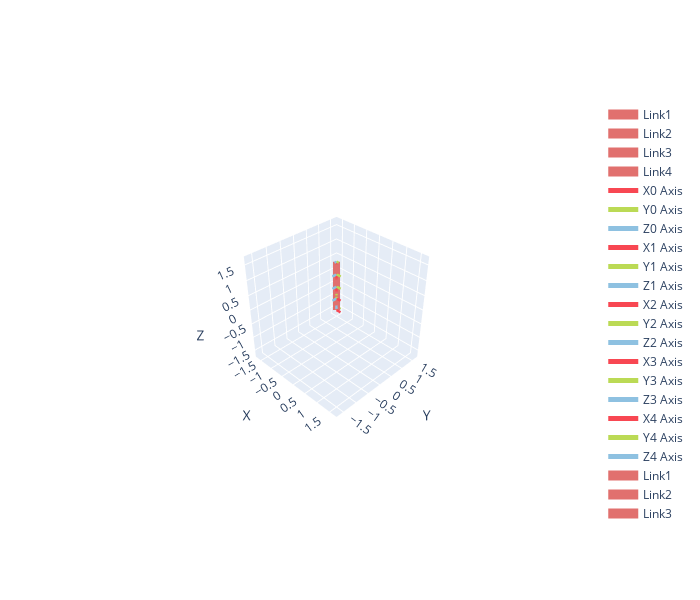

Notebook source saved alongside this figure:
### Code cell
robot = rsb.models.DH.Generic.GenericFour()
robot.plotly(robot.qr, isShow=False)

### Figure 1 — Plotly figure (JSON) as saved in the notebook; plotly's stock layout.template omitted (floating-point values rounded to 4 significant figures)
{"data": [{"line": {"color": "#E1706E", "width": 14}, "mode": "lines", "name": "Link1", "type": "scatter3d", "x": [0.0, 0.0], "y": [0.0, 0.0], "z": [0.0, 0.4]}, {"line": {"color": "#E1706E", "width": 14}, "mode": "lines", "name": "Link2", "type": "scatter3d", "x": [0.0, -2.449e-17], "y": [0.0, 2.449e-17], "z": [0.4, 0.8]}, {"line": {"color": "#E1706E", "width": 14}, "mode": "lines", "name": "Link3", "type": "scatter3d", "x": [-2.449e-17, -4.899e-17], "y": [2.449e-17, 4.899e-17], "z": [0.8, 1.2]}, {"line": {"color": "#E1706E", "width": 14}, "mode": "lines", "name": "Link4", "type": "scatter3d", "x": [-4.899e-17, -7.348e-17], "y": [4.899e-17, 7.348e-17], "z": [1.2, 1.6]}, {"line": {"color": "#F84752", "width": 5}, "mode": "lines", "name": "X0 Axis", "type": "scatter3d", "x": [0, 0.16], "y": [0, 0], "z": [0, 0]}, {"cmax": 1, "cmin": 0, "colorscale": [[0, "#F84752"], [1, "#F84752"]], "showscale": false, "sizemode": "absolute", "sizeref": 0.016, "type": "cone", "u": [1], "v": [0], "w": [0], "x": [0.16], "y": [0], "z": [0]}, {"line": {"color": "#BBDA55", "width": 5}, "mode": "lines", "name": "Y0 Axis", "type": "scatter3d", "x": [0, 0], "y": [0, 0.16], "z": [0, 0]}, {"cmax": 1, "cmin": 0, "colorscale": [[0, "#BBDA55"], [1, "#BBDA55"]], "showscale": false, "sizemode": "absolute", "sizeref": 0.016, "type": "cone", "u": [0], "v": [1], "w": [0], "x": [0], "y": [0.16], "z": [0]}, {"line": {"color": "#8EC1E1", "width": 5}, "mode": "lines", "name": "Z0 Axis", "type": "scatter3d", "x": [0, 0], "y": [0, 0], "z": [0, 0.16]}, {"cmax": 1, "cmin": 0, "colorscale": [[0, "#8EC1E1"], [1, "#8EC1E1"]], "showscale": false, "sizemode": "absolute", "sizeref": 0.016, "type": "cone", "u": [0], "v": [0], "w": [1], "x": [0], "y": [0], "z": [0.16]}, {"line": {"color": "#F84752", "width": 5}, "mode": "lines", "name": "X1 Axis", "type": "scatter3d", "x": [0, 0.16], "y": [0, 0], "z": [0.4, 0.4]}, {"cmax": 1, "cmin": 0, "colorscale": [[0, "#F84752"], [1, "#F84752"]], "showscale": false, "sizemode": "absolute", "sizeref": 0.016, "type": "cone", "u": [1], "v": [0], "w": [0], "x": [0.16], "y": [0], "z": [0.4]}, {"line": {"color": "#BBDA55", "width": 5}, "mode": "lines", "name": "Y1 Axis", "type": "scatter3d", "x": [0, 0], "y": [0, 9.797e-18], "z": [0.4, 0.56]}, {"cmax": 1, "cmin": 0, "colorscale": [[0, "#BBDA55"], [1, "#BBDA55"]], "showscale": false, "sizemode": "absolute", "sizeref": 0.016, "type": "cone", "u": [0], "v": [6.123e-17], "w": [1], "x": [0], "y": [9.797e-18], "z": [0.56]}, {"line": {"color": "#8EC1E1", "width": 5}, "mode": "lines", "name": "Z1 Axis", "type": "scatter3d", "x": [0, 0], "y": [0, -0.16], "z": [0.4, 0.4]}, {"cmax": 1, "cmin": 0, "colorscale": [[0, "#8EC1E1"], [1, "#8EC1E1"]], "showscale": false, "sizemode": "absolute", "sizeref": 0.016, "type": "cone", "u": [0], "v": [-1], "w": [6.123e-17], "x": [0], "y": [-0.16], "z": [0.4]}, {"line": {"color": "#F84752", "width": 5}, "mode": "lines", "name": "X2 Axis", "type": "scatter3d", "x": [-2.449e-17, -1.47e-17], "y": [2.449e-17, 1.47e-17], "z": [0.8, 0.64]}, {"cmax": 1, "cmin": 0, "colorscale": [[0, "#F84752"], [1, "#F84752"]], "showscale": false, "sizemode": "absolute", "sizeref": 0.016, "type": "cone", "u": [6.123e-17], "v": [-6.123e-17], "w": [-1], "x": [-1.47e-17], "y": [1.47e-17], "z": [0.64]}, {"line": {"color": "#BBDA55", "width": 5}, "mode": "lines", "name": "Y2 Axis", "type": "scatter3d", "x": [-2.449e-17, 0.16], "y": [2.449e-17, 2.449e-17], "z": [0.8, 0.8]}, {"cmax": 1, "cmin": 0, "colorscale": [[0, "#BBDA55"], [1, "#BBDA55"]], "showscale": false, "sizemode": "absolute", "sizeref": 0.016, "type": "cone", "u": [1], "v": [3.749e-33], "w": [6.123e-17], "x": [0.16], "y": [2.449e-17], "z": [0.8]}, {"line": {"color": "#8EC1E1", "width": 5}, "mode": "lines", "name": "Z2 Axis", "type": "scatter3d", "x": [-2.449e-17, -2.449e-17], "y": [2.449e-17, -0.16], "z": [0.8, 0.8]}, {"cmax": 1, "cmin": 0, "colorscale": [[0, "#8EC1E1"], [1, "#8EC1E1"]], "showscale": false, "sizemode": "absolute", "sizeref": 0.016, "type": "cone", "u": [0], "v": [-1], "w": [6.123e-17], "x": [-2.449e-17], "y": [-0.16], "z": [0.8]}, {"line": {"color": "#F84752", "width": 5}, "mode": "lines", "name": "X3 Axis", "type": "scatter3d", "x": [-4.899e-17, -3.919e-17], "y": [4.899e-17, 3.919e-17], "z": [1.2, 1.04]}, {"cmax": 1, "cmin": 0, "colorscale": [[0, "#F84752"], [1, "#F84752"]], "showscale": false, "sizemode": "absolute", "sizeref": 0.016, "type": "cone", "u": [6.123e-17], "v": [-6.123e-17], "w": [-1], "x": [-3.919e-17], "y": [3.919e-17], "z": [1.04]}, {"line": {"color": "#BBDA55", "width": 5}, "mode": "lines", "name": "Y3 Axis", "type": "scatter3d", "x": [-4.899e-17, 0.16], "y": [4.899e-17, 4.899e-17], "z": [1.2, 1.2]}, {"cmax": 1, "cmin": 0, "colorscale": [[0, "#BBDA55"], [1, "#BBDA55"]], "showscale": false, "sizemode": "absolute", "sizeref": 0.016, "type": "cone", "u": [1], "v": [3.749e-33], "w": [6.123e-17], "x": [0.16], "y": [4.899e-17], "z": [1.2]}, {"line": {"color": "#8EC1E1", "width": 5}, "mode": "lines", "name": "Z3 Axis", "type": "scatter3d", "x": [-4.899e-17, -4.899e-17], "y": [4.899e-17, -0.16], "z": [1.2, 1.2]}, {"cmax": 1, "cmin": 0, "colorscale": [[0, "#8EC1E1"], [1, "#8EC1E1"]], "showscale": false, "sizemode": "absolute", "sizeref": 0.016, "type": "cone", "u": [0], "v": [-1], "w": [6.123e-17], "x": [-4.899e-17], "y": [-0.16], "z": [1.2]}, {"line": {"color": "#F84752", "width": 5}, "mode": "lines", "name": "X4 Axis", "type": "scatter3d", "x": [-7.348e-17, -6.858e-17], "y": [7.348e-17, 6.858e-17], "z": [1.6, 1.52]}, {"cmax": 1, "cmin": 0, "colorscale": [[0, "#F84752"], [1, "#F84752"]], "showscale": false, "sizemode": "absolute", "sizeref": 0.008, "type": "cone", "u": [6.123e-17], "v": [-6.123e-17], "w": [-1], "x": [-6.858e-17], "y": [6.858e-17], "z": [1.52]}, {"line": {"color": "#BBDA55", "width": 5}, "mode": "lines", "name": "Y4 Axis", "type": "scatter3d", "x": [-7.348e-17, 0.08], "y": [7.348e-17, 7.348e-17], "z": [1.6, 1.6]}, {"cmax": 1, "cmin": 0, "colorscale": [[0, "#BBDA55"], [1, "#BBDA55"]], "showscale": false, "sizemode": "absolute", "sizeref": 0.008, "type": "cone", "u": [1], "v": [3.749e-33], "w": [6.123e-17], "x": [0.08], "y": [7.348e-17], "z": [1.6]}, {"line": {"color": "#8EC1E1", "width": 5}, "mode": "lines", "name": "Z4 Axis", "type": "scatter3d", "x": [-7.348e-17, -7.348e-17], "y": [7.348e-17, -0.08], "z": [1.6, 1.6]}, {"cmax": 1, "cmin": 0, "colorscale": [[0, "#8EC1E1"], [1, "#8EC1E1"]], "showscale": false, "sizemode": "absolute", "sizeref": 0.008, "type": "cone", "u": [0], "v": [-1], "w": [6.123e-17], "x": [-7.348e-17], "y": [-0.08], "z": [1.6]}, {"line": {"color": "#E1706E", "width": 14}, "mode": "lines", "name": "Link1", "type": "scatter3d", "x": [0.0, 0.0], "y": [0.0, 0.0], "z": [0.0, 0.4]}, {"line": {"color": "#E1706E", "width": 14}, "mode": "lines", "name": "Link2", "type": "scatter3d", "x": [0.0, -2.449e-17], "y": [0.0, 2.449e-17], "z": [0.4, 0.8]}, {"line": {"color": "#E1706E", "width": 14}, "mode": "lines", "name": "Link3", "type": "scatter3d", "x": [-2.449e-17, -4.899e-17], "y": [2.449e-17, 4.899e-17], "z": [0.8, 1.2]}, {"line": {"color": "#E1706E", "width": 14}, "mode": "lines", "name": "Link4", "type": "scatter3d", "x": [-4.899e-17, -7.348e-17], "y": [4.899e-17, 7.348e-17], "z": [1.2, 1.6]}, {"line": {"color": "#F84752", "width": 5}, "mode": "lines", "name": "X0 Axis", "type": "scatter3d", "x": [0, 0.16], "y": [0, 0], "z": [0, 0]}, {"cmax": 1, "cmin": 0, "colorscale": [[0, "#F84752"], [1, "#F84752"]], "showscale": false, "sizemode": "absolute", "sizeref": 0.016, "type": "cone", "u": [1], "v": [0], "w": [0], "x": [0.16], "y": [0], "z": [0]}, {"line": {"color": "#BBDA55", "width": 5}, "mode": "lines", "name": "Y0 Axis", "type": "scatter3d", "x": [0, 0], "y": [0, 0.16], "z": [0, 0]}, {"cmax": 1, "cmin": 0, "colorscale": [[0, "#BBDA55"], [1, "#BBDA55"]], "showscale": false, "sizemode": "absolute", "sizeref": 0.016, "type": "cone", "u": [0], "v": [1], "w": [0], "x": [0], "y": [0.16], "z": [0]}, {"line": {"color": "#8EC1E1", "width": 5}, "mode": "lines", "name": "Z0 Axis", "type": "scatter3d", "x": [0, 0], "y": [0, 0], "z": [0, 0.16]}, {"cmax": 1, "cmin": 0, "colorscale": [[0, "#8EC1E1"], [1, "#8EC1E1"]], "showscale": false, "sizemode": "absolute", "sizeref": 0.016, "type": "cone", "u": [0], "v": [0], "w": [1], "x": [0], "y": [0], "z": [0.16]}, {"line": {"color": "#F84752", "width": 5}, "mode": "lines", "name": "X1 Axis", "type": "scatter3d", "x": [0, 0.16], "y": [0, 0], "z": [0.4, 0.4]}, {"cmax": 1, "cmin": 0, "colorscale": [[0, "#F84752"], [1, "#F84752"]], "showscale": false, "sizemode": "absolute", "sizeref": 0.016, "type": "cone", "u": [1], "v": [0], "w": [0], "x": [0.16], "y": [0], "z": [0.4]}, {"line": {"color": "#BBDA55", "width": 5}, "mode": "lines", "name": "Y1 Axis", "type": "scatter3d", "x": [0, 0], "y": [0, 9.797e-18], "z": [0.4, 0.56]}, {"cmax": 1, "cmin": 0, "colorscale": [[0, "#BBDA55"], [1, "#BBDA55"]], "showscale": false, "sizemode": "absolute", "sizeref": 0.016, "type": "cone", "u": [0], "v": [6.123e-17], "w": [1], "x": [0], "y": [9.797e-18], "z": [0.56]}, {"line": {"color": "#8EC1E1", "width": 5}, "mode": "lines", "name": "Z1 Axis", "type": "scatter3d", "x": [0, 0], "y": [0, -0.16], "z": [0.4, 0.4]}, {"cmax": 1, "cmin": 0, "colorscale": [[0, "#8EC1E1"], [1, "#8EC1E1"]], "showscale": false, "sizemode": "absolute", "sizeref": 0.016, "type": "cone", "u": [0], "v": [-1], "w": [6.123e-17], "x": [0], "y": [-0.16], "z": [0.4]}, {"line": {"color": "#F84752", "width": 5}, "mode": "lines", "name": "X2 Axis", "type": "scatter3d", "x": [-2.449e-17, -1.47e-17], "y": [2.449e-17, 1.47e-17], "z": [0.8, 0.64]}, {"cmax": 1, "cmin": 0, "colorscale": [[0, "#F84752"], [1, "#F84752"]], "showscale": false, "sizemode": "absolute", "sizeref": 0.016, "type": "cone", "u": [6.123e-17], "v": [-6.123e-17], "w": [-1], "x": [-1.47e-17], "y": [1.47e-17], "z": [0.64]}, {"line": {"color": "#BBDA55", "width": 5}, "mode": "lines", "name": "Y2 Axis", "type": "scatter3d", "x": [-2.449e-17, 0.16], "y": [2.449e-17, 2.449e-17], "z": [0.8, 0.8]}, {"cmax": 1, "cmin": 0, "colorscale": [[0, "#BBDA55"], [1, "#BBDA55"]], "showscale": false, "sizemode": "absolute", "sizeref": 0.016, "type": "cone", "u": [1], "v": [3.749e-33], "w": [6.123e-17], "x": [0.16], "y": [2.449e-17], "z": [0.8]}, {"line": {"color": "#8EC1E1", "width": 5}, "mode": "lines", "name": "Z2 Axis", "type": "scatter3d", "x": [-2.449e-17, -2.449e-17], "y": [2.449e-17, -0.16], "z": [0.8, 0.8]}, {"cmax": 1, "cmin": 0, "colorscale": [[0, "#8EC1E1"], [1, "#8EC1E1"]], "showscale": false, "sizemode": "absolute", "sizeref": 0.016, "type": "cone", "u": [0], "v": [-1], "w": [6.123e-17], "x": [-2.449e-17], "y": [-0.16], "z": [0.8]}, {"line": {"color": "#F84752", "width": 5}, "mode": "lines", "name": "X3 Axis", "type": "scatter3d", "x": [-4.899e-17, -3.919e-17], "y": [4.899e-17, 3.919e-17], "z": [1.2, 1.04]}, {"cmax": 1, "cmin": 0, "colorscale": [[0, "#F84752"], [1, "#F84752"]], "showscale": false, "sizemode": "absolute", "sizeref": 0.016, "type": "cone", "u": [6.123e-17], "v": [-6.123e-17], "w": [-1], "x": [-3.919e-17], "y": [3.919e-17], "z": [1.04]}, {"line": {"color": "#BBDA55", "width": 5}, "mode": "lines", "name": "Y3 Axis", "type": "scatter3d", "x": [-4.899e-17, 0.16], "y": [4.899e-17, 4.899e-17], "z": [1.2, 1.2]}, {"cmax": 1, "cmin": 0, "colorscale": [[0, "#BBDA55"], [1, "#BBDA55"]], "showscale": false, "sizemode": "absolute", "sizeref": 0.016, "type": "cone", "u": [1], "v": [3.749e-33], "w": [6.123e-17], "x": [0.16], "y": [4.899e-17], "z": [1.2]}, {"line": {"color": "#8EC1E1", "width": 5}, "mode": "lines", "name": "Z3 Axis", "type": "scatter3d", "x": [-4.899e-17, -4.899e-17], "y": [4.899e-17, -0.16], "z": [1.2, 1.2]}, {"cmax": 1, "cmin": 0, "colorscale": [[0, "#8EC1E1"], [1, "#8EC1E1"]], "showscale": false, "sizemode": "absolute", "sizeref": 0.016, "type": "cone", "u": [0], "v": [-1], "w": [6.123e-17], "x": [-4.899e-17], "y": [-0.16], "z": [1.2]}, {"line": {"color": "#F84752", "width": 5}, "mode": "lines", "name": "X4 Axis", "type": "scatter3d", "x": [-7.348e-17, -6.858e-17], "y": [7.348e-17, 6.858e-17], "z": [1.6, 1.52]}, {"cmax": 1, "cmin": 0, "colorscale": [[0, "#F84752"], [1, "#F84752"]], "showscale": false, "sizemode": "absolute", "sizeref": 0.008, "type": "cone", "u": [6.123e-17], "v": [-6.123e-17], "w": [-1], "x": [-6.858e-17], "y": [6.858e-17], "z": [1.52]}, {"line": {"color": "#BBDA55", "width": 5}, "mode": "lines", "name": "Y4 Axis", "type": "scatter3d", "x": [-7.348e-17, 0.08], "y": [7.348e-17, 7.348e-17], "z": [1.6, 1.6]}, {"cmax": 1, "cmin": 0, "colorscale": [[0, "#BBDA55"], [1, "#BBDA55"]], "showscale": false, "sizemode": "absolute", "sizeref": 0.008, "type": "cone", "u": [1], "v": [3.749e-33], "w": [6.123e-17], "x": [0.08], "y": [7.348e-17], "z": [1.6]}, {"line": {"color": "#8EC1E1", "width": 5}, "mode": "lines", "name": "Z4 Axis", "type": "scatter3d", "x": [-7.348e-17, -7.348e-17], "y": [7.348e-17, -0.08], "z": [1.6, 1.6]}, {"cmax": 1, "cmin": 0, "colorscale": [[0, "#8EC1E1"], [1, "#8EC1E1"]], "showscale": false, "sizemode": "absolute", "sizeref": 0.008, "type": "cone", "u": [0], "v": [-1], "w": [6.123e-17], "x": [-7.348e-17], "y": [-0.08], "z": [1.6]}], "layout": {"height": 600, "scene": {"aspectmode": "cube", "camera": {"center": {"x": 0, "y": 0, "z": 0}, "eye": {"x": 2.4, "y": -2.4, "z": 2.4}, "up": {"x": 0, "y": 0, "z": 1}}, "xaxis": {"nticks": 10, "range": [-1.76, 1.76], "title": {"text": "X"}}, "yaxis": {"nticks": 10, "range": [-1.76, 1.76], "title": {"text": "Y"}}, "zaxis": {"nticks": 10, "range": [-1.76, 1.76], "title": {"text": "Z"}}}, "width": 700}}
